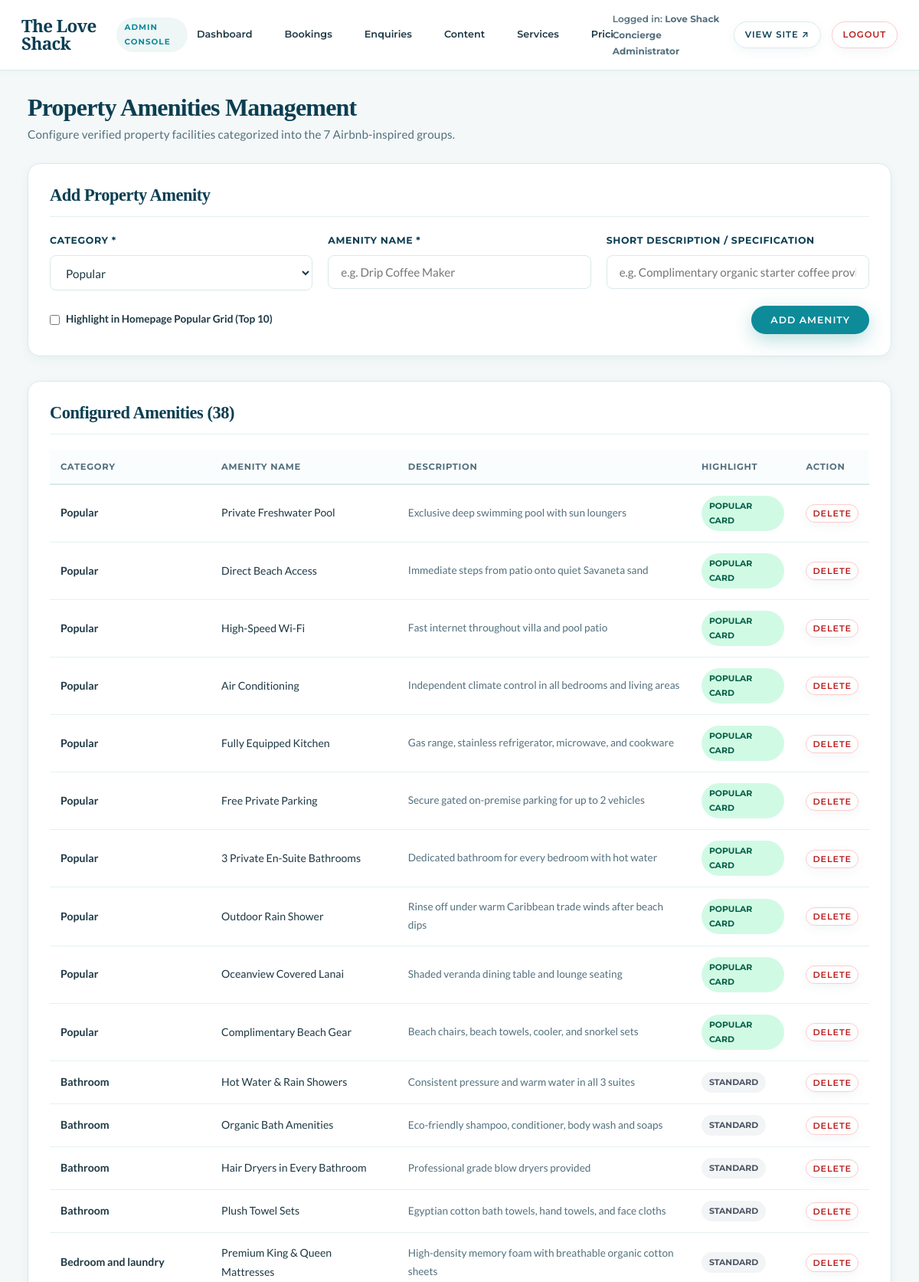
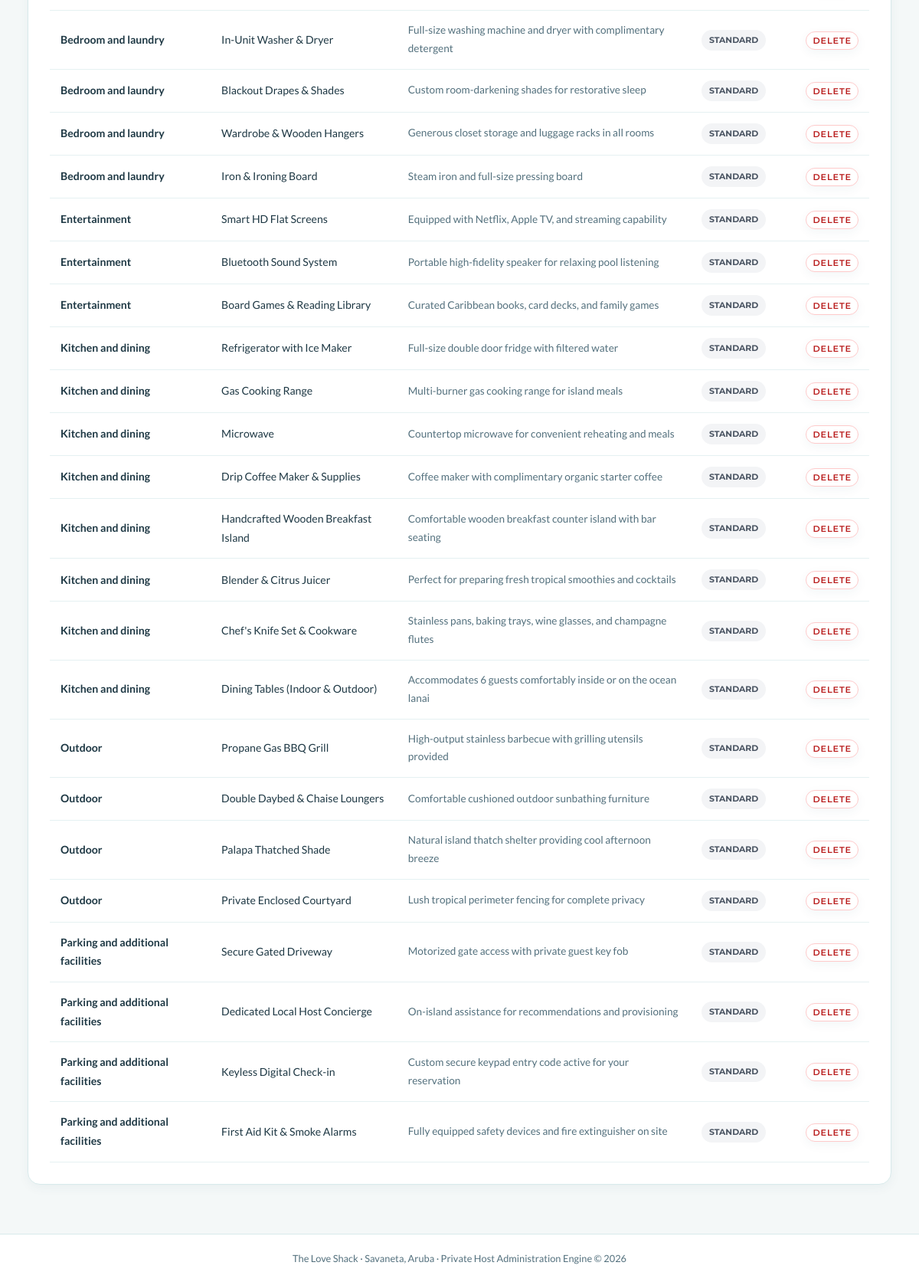
/admin/amenities.php (signed in), run on the app's committed database (2 pictures, top to bottom).
### tables this page shows
CREATE TABLE `amenities` (
  `id` INT AUTO_INCREMENT PRIMARY KEY,
  `property_id` INT NOT NULL,
  `category` ENUM('Popular','Bathroom','Bedroom and laundry','Entertainment','Kitchen and dining','Outdoor','Parking and additional facilities') NOT NULL,
  `name` VARCHAR(128) NOT NULL,
  `description` VARCHAR(255) NULL,
  `icon_svg` TEXT NULL,
  `is_popular` TINYINT(1) NOT NULL DEFAULT 0,
  `display_order` INT NOT NULL DEFAULT 1,
  `is_active` TINYINT(1) NOT NULL DEFAULT 1,
  FOREIGN KEY (`property_id`) REFERENCES `properties`(`id`) ON DELETE CASCADE
);

### admin/amenities.php (the view, shortened to what this page needs)
<?php
require_once __DIR__ . '/includes/admin_header.php';
$pdo = get_db_connection();
$categories = [
    'Popular',
    'Bathroom',
    'Bedroom and laundry',
    'Entertainment',
    'Kitchen and dining',
    'Outdoor',
    'Parking and additional facilities'
];
$amenitiesList = [];
if ($pdo) {
    try {
        $stmt = $pdo->query("SELECT * FROM amenities WHERE property_id = 1 ORDER BY category ASC, display_order ASC");
        $amenitiesList = $stmt->fetchAll();
    } catch (Exception $e) {
        error_log("Error fetching amenities: " . $e->getMessage());
    }
}
?>
<div class="admin-header-row">
  <div>
    <h1>Property Amenities Management</h1>
    <p>Configure verified property facilities categorized into the 7 Airbnb-inspired groups.</p>
  </div>
</div>
<div class="admin-card">
  <div class="admin-card-header">
    <h2>Add Property Amenity</h2>
  </div>
  <form method="POST" action="amenities.php">
    <div class="admin-grid-3">
      <div class="admin-form-group">
        <label for="category">Category *</label>
        <select id="category" name="category" required>
          <?php foreach ($categories as $cat): ?>
            <option value="<?= htmlspecialchars($cat) ?>"><?= htmlspecialchars($cat) ?></option>
          <?php endforeach; ?>
        </select>
      </div>
      <div class="admin-form-group">
        <label for="name">Amenity Name *</label>
        <input type="text" id="name" name="name" placeholder="e.g. Drip Coffee Maker" required>
      </div>
      <div class="admin-form-group">
        <label for="description">Short Description / Specification</label>
        <input type="text" id="description" name="description" placeholder="e.g. Complimentary organic starter coffee provided">
      </div>
    </div>
    <div style="display: flex; align-items: center; justify-content: space-between;">
      <label style="display: flex; align-items: center; gap: 8px; font-weight: 600; font-size: 0.85rem; cursor: pointer;">
        <input type="checkbox" name="is_popular" value="1" style="width: auto;">
        Highlight in Homepage Popular Grid (Top 10)
      </label>
      <button type="submit" class="btn btn-teal" style="padding: 10px 24px; font-size: 0.78rem;">
        Add Amenity
      </button>
    </div>
  </form>
</div>
<div class="admin-card">
  <div class="admin-card-header">
    <h2>Configured Amenities (<?= count($amenitiesList) ?>)</h2>
  </div>
  <div class="admin-table-wrap">
    <table class="admin-table">
      <thead>
        <tr>
          <th>Category</th>
          <th>Amenity Name</th>
          <th>Description</th>
          <th>Highlight</th>
          <th>Action</th>
        </tr>
      </thead>
      <tbody>
        <?php foreach ($amenitiesList as $a): ?>
          <tr>
            <td><strong><?= htmlspecialchars($a['category']) ?></strong></td>
            <td><?= htmlspecialchars($a['name']) ?></td>
            <td style="color: var(--color-text-muted); font-size: 0.85rem;">
              <?= htmlspecialchars($a['description'] ?: '—') ?>
            </td>
            <td>
              <?php if (!empty($a['is_popular'])): ?>
                <span class="badge badge-confirmed">POPULAR CARD</span>
              <?php else: ?>
                <span class="badge badge-read">STANDARD</span>
              <?php endif; ?>
            </td>
            <td>
              <form method="POST" action="amenities.php" onsubmit="return confirm('Delete this amenity?');" style="display:inline;">
                <button type="submit" class="btn btn-outline" style="padding: 4px 8px; font-size: 0.7rem; border-color: #fecaca; color: #b91c1c;">
                  Delete
                </button>
              </form>
            </td>
          </tr>
        <?php endforeach; ?>
      </tbody>
    </table>
  </div>
</div>
<?php require_once __DIR__ . '/includes/admin_footer.php'; ?>

### admin/includes/admin_header.php (style rules this page uses)
body.admin-body { background-color: #f4f8f8; font-family: var(--font-body); color: var(--color-text-body); min-height: 100vh; display: flex; flex-direction: column; }
.admin-header-row { display: flex; justify-content: space-between; align-items: flex-end; margin-bottom: 24px; flex-wrap: wrap; gap: 16px; }
.admin-header-row h1 { font-size: 2rem; color: var(--color-primary); margin-bottom: 4px; }
.admin-header-row p { color: var(--color-text-muted); font-size: 0.95rem; }
.admin-card { background: var(--color-white); border: 1px solid var(--color-border); border-radius: var(--radius-md); padding: 28px; box-shadow: var(--shadow-sm); margin-bottom: 32px; }
.admin-card-header { display: flex; justify-content: space-between; align-items: center; margin-bottom: 20px; padding-bottom: 14px; border-bottom: 1px solid var(--color-border-light); }
.admin-card-header h2 { font-size: 1.4rem; color: var(--color-primary); margin: 0; }
.admin-table-wrap { overflow-x: auto; }
table.admin-table { width: 100%; border-collapse: collapse; font-size: 0.88rem; }
table.admin-table th { font-family: var(--font-ui); font-size: 0.72rem; font-weight: 700; text-transform: uppercase; letter-spacing: 0.06em; color: var(--color-text-muted); text-align: left; padding: 12px 14px; border-bottom: 2px solid var(--color-border); background: #fafdfd; }
table.admin-table td { padding: 14px; border-bottom: 1px solid var(--color-border-light); vertical-align: middle; }
.badge { font-family: var(--font-ui); font-size: 0.68rem; font-weight: 700; padding: 4px 10px; border-radius: var(--radius-pill); display: inline-block; text-transform: uppercase; }
.badge-confirmed { background: #d1fae5; color: #065f46; }
.badge-read { background: #f3f4f6; color: #4b5563; }
.admin-form-group { margin-bottom: 20px; }
.admin-form-group label { display: block; font-family: var(--font-ui); font-size: 0.78rem; font-weight: 700; text-transform: uppercase; letter-spacing: 0.05em; color: var(--color-primary); margin-bottom: 8px; }
.admin-form-group input, .admin-form-group select, .admin-form-group textarea { width: 100%; padding: 12px 16px; border: 1px solid var(--color-border); border-radius: var(--radius-sm); font-family: var(--font-body); font-size: 0.95rem; color: var(--color-text-body); background: var(--color-white); transition: border-color var(--transition-fast); }
.admin-grid-3 { display: grid; grid-template-columns: repeat(3, 1fr); gap: 20px; }

### data on the page
amenities: category "Popular", name "Private Freshwater Pool", description "Exclusive deep swimming pool with sun loungers", is_popular "POPULAR CARD"
amenities: category "Popular", name "Direct Beach Access", description "Immediate steps from patio onto quiet Savaneta sand", is_popular "POPULAR CARD"
amenities: category "Popular", name "High-Speed Wi-Fi", description "Fast internet throughout villa and pool patio", is_popular "POPULAR CARD"
amenities: category "Popular", name "Air Conditioning", description "Independent climate control in all bedrooms and living areas", is_popular "POPULAR CARD"
amenities: category "Popular", name "Fully Equipped Kitchen", description "Gas range, stainless refrigerator, microwave, and cookware", is_popular "POPULAR CARD"
amenities: category "Popular", name "Free Private Parking", description "Secure gated on-premise parking for up to 2 vehicles", is_popular "POPULAR CARD"
amenities: category "Popular", name "3 Private En-Suite Bathrooms", description "Dedicated bathroom for every bedroom with hot water", is_popular "POPULAR CARD"
amenities: category "Popular", name "Outdoor Rain Shower", description "Rinse off under warm Caribbean trade winds after beach dips", is_popular "POPULAR CARD"
amenities: category "Popular", name "Oceanview Covered Lanai", description "Shaded veranda dining table and lounge seating", is_popular "POPULAR CARD"
amenities: category "Popular", name "Complimentary Beach Gear", description "Beach chairs, beach towels, cooler, and snorkel sets", is_popular "POPULAR CARD"
amenities: category "Bathroom", name "Hot Water & Rain Showers", description "Consistent pressure and warm water in all 3 suites", is_popular "STANDARD"
amenities: category "Bathroom", name "Organic Bath Amenities", description "Eco-friendly shampoo, conditioner, body wash and soaps", is_popular "STANDARD"
amenities: category "Bathroom", name "Hair Dryers in Every Bathroom", description "Professional grade blow dryers provided", is_popular "STANDARD"
amenities: category "Bathroom", name "Plush Towel Sets", description "Egyptian cotton bath towels, hand towels, and face cloths", is_popular "STANDARD"
amenities: category "Bedroom and laundry", name "Premium King & Queen Mattresses", description "High-density memory foam with breathable organic cotton sheets", is_popular "STANDARD"
amenities: category "Bedroom and laundry", name "In-Unit Washer & Dryer", description "Full-size washing machine and dryer with complimentary detergent", is_popular "STANDARD"
amenities: category "Bedroom and laundry", name "Blackout Drapes & Shades", description "Custom room-darkening shades for restorative sleep", is_popular "STANDARD"
amenities: category "Bedroom and laundry", name "Wardrobe & Wooden Hangers", description "Generous closet storage and luggage racks in all rooms", is_popular "STANDARD"
amenities: category "Bedroom and laundry", name "Iron & Ironing Board", description "Steam iron and full-size pressing board", is_popular "STANDARD"
amenities: category "Entertainment", name "Smart HD Flat Screens", description "Equipped with Netflix, Apple TV, and streaming capability", is_popular "STANDARD"
amenities: category "Entertainment", name "Bluetooth Sound System", description "Portable high-fidelity speaker for relaxing pool listening", is_popular "STANDARD"
amenities: category "Entertainment", name "Board Games & Reading Library", description "Curated Caribbean books, card decks, and family games", is_popular "STANDARD"
amenities: category "Kitchen and dining", name "Refrigerator with Ice Maker", description "Full-size double door fridge with filtered water", is_popular "STANDARD"
amenities: category "Kitchen and dining", name "Gas Cooking Range", description "Multi-burner gas cooking range for island meals", is_popular "STANDARD"
amenities: category "Kitchen and dining", name "Microwave", description "Countertop microwave for convenient reheating and meals", is_popular "STANDARD"
amenities: category "Kitchen and dining", name "Drip Coffee Maker & Supplies", description "Coffee maker with complimentary organic starter coffee", is_popular "STANDARD"
amenities: category "Kitchen and dining", name "Handcrafted Wooden Breakfast Island", description "Comfortable wooden breakfast counter island with bar seating", is_popular "STANDARD"
amenities: category "Kitchen and dining", name "Blender & Citrus Juicer", description "Perfect for preparing fresh tropical smoothies and cocktails", is_popular "STANDARD"
amenities: category "Kitchen and dining", name "Chef's Knife Set & Cookware", description "Stainless pans, baking trays, wine glasses, and champagne flutes", is_popular "STANDARD"
amenities: category "Kitchen and dining", name "Dining Tables (Indoor & Outdoor)", description "Accommodates 6 guests comfortably inside or on the ocean lanai", is_popular "STANDARD"
amenities: category "Outdoor", name "Propane Gas BBQ Grill", description "High-output stainless barbecue with grilling utensils provided", is_popular "STANDARD"
amenities: category "Outdoor", name "Double Daybed & Chaise Loungers", description "Comfortable cushioned outdoor sunbathing furniture", is_popular "STANDARD"
amenities: category "Outdoor", name "Palapa Thatched Shade", description "Natural island thatch shelter providing cool afternoon breeze", is_popular "STANDARD"
amenities: category "Outdoor", name "Private Enclosed Courtyard", description "Lush tropical perimeter fencing for complete privacy", is_popular "STANDARD"
amenities: category "Parking and additional facilities", name "Secure Gated Driveway", description "Motorized gate access with private guest key fob", is_popular "STANDARD"
amenities: category "Parking and additional facilities", name "Dedicated Local Host Concierge", description "On-island assistance for recommendations and provisioning", is_popular "STANDARD"
amenities: category "Parking and additional facilities", name "Keyless Digital Check-in", description "Custom secure keypad entry code active for your reservation", is_popular "STANDARD"
amenities: category "Parking and additional facilities", name "First Aid Kit & Smoke Alarms", description "Fully equipped safety devices and fire extinguisher on site", is_popular "STANDARD"

### other printed values
$settings['site_title'] "The Love Shack"
$adminUser "Love Shack Concierge Administrator"
count($amenitiesList) "38"
form field category "Popular"
